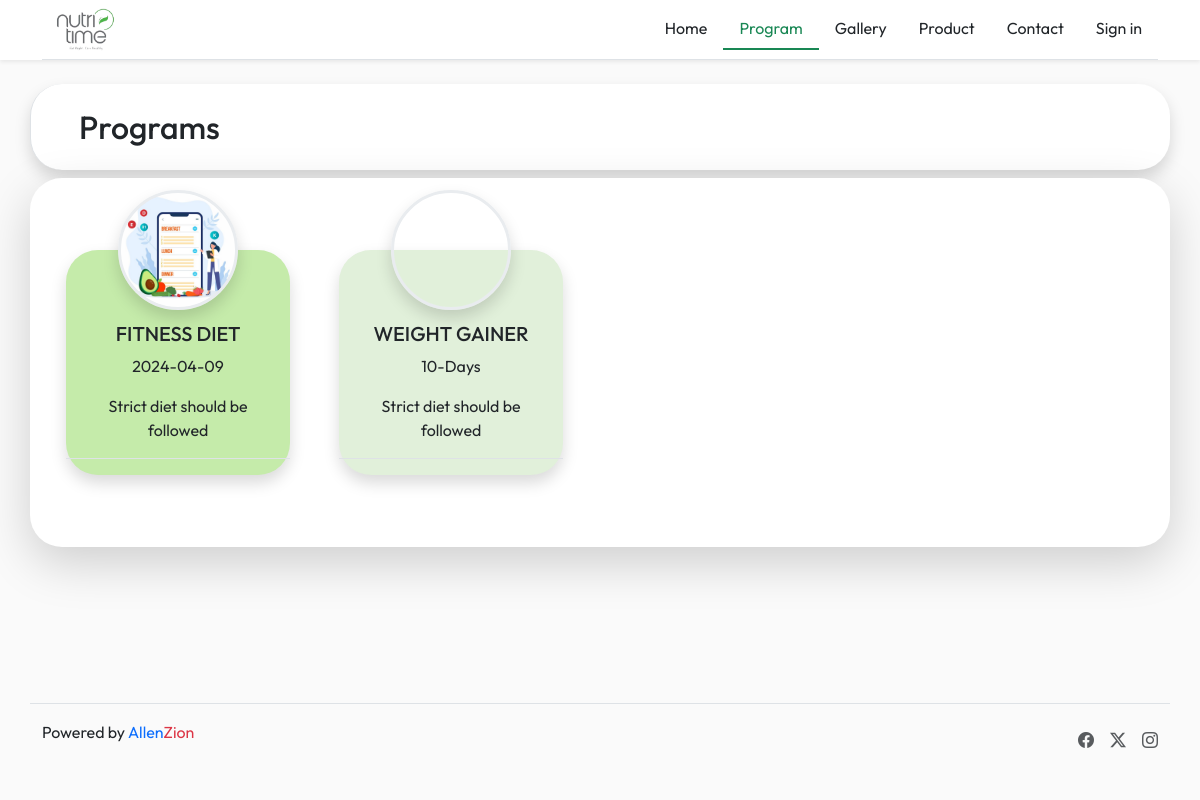
The page /User/pages/program.php on the database as committed earlier.
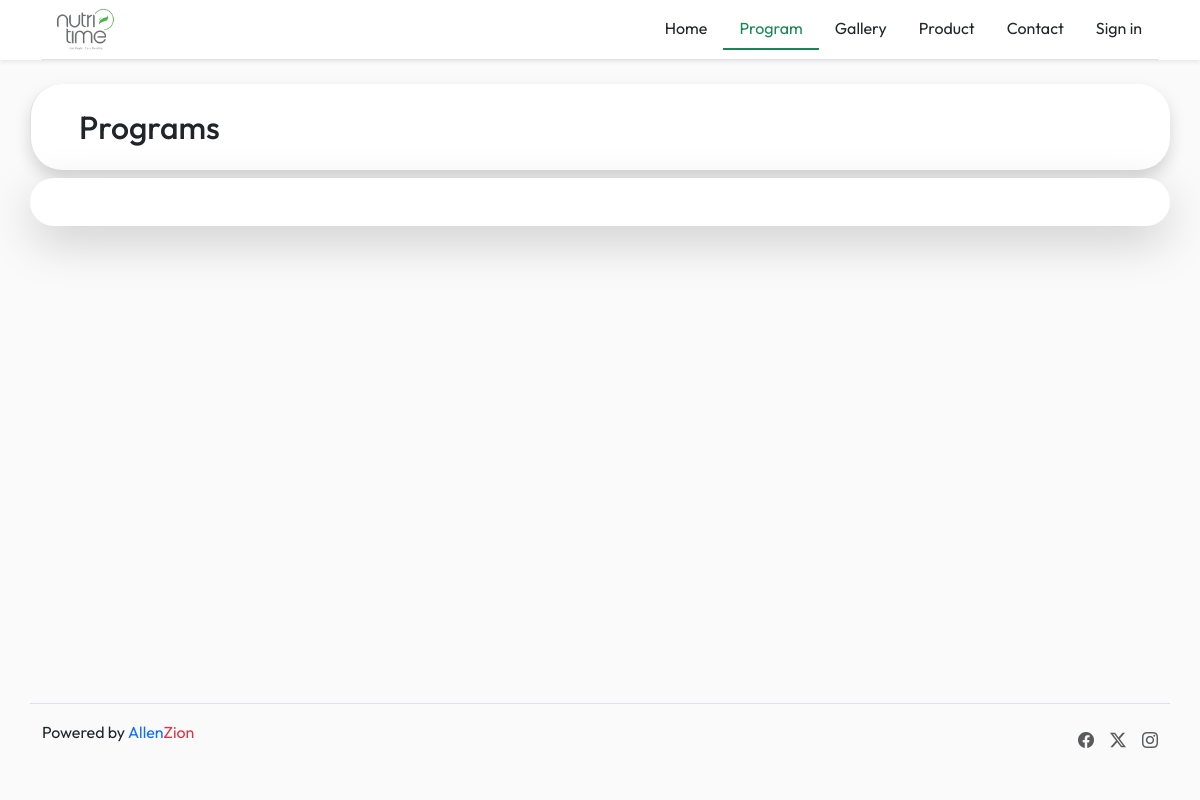
The same page on the database as committed later.
### tables this page shows
CREATE TABLE `program` (
  `program_id` int(11) NOT NULL,
  `program_name` varchar(50) NOT NULL,
  `program_img` varchar(50) NOT NULL,
  `program_date` varchar(50) NOT NULL,
  `program_time` varchar(20) NOT NULL,
  `program_venue` varchar(50) NOT NULL
);

### User/pages/program.php (the view, shortened to what this page needs)
<?php
include './connect.php';
?>
<!DOCTYPE html>
<html lang="en">
<head>
    <link rel="stylesheet" href="../css/style.css">
    <link rel="stylesheet" href="https://cdn.jsdelivr.net/npm/bootstrap@5.3.2/dist/css/bootstrap.min.css">
    <link rel="stylesheet" href="https://cdn.jsdelivr.net/npm/bootstrap-icons@1.11.3/font/bootstrap-icons.min.css">
    <link rel="stylesheet" href="https://cdnjs.cloudflare.com/ajax/libs/font-awesome/5.15.3/css/all.min.css">
</head>
<body>
    <div class="container-fluid bg-white shadow-sm">
        <div class="container">
            <header class="d-flex flex-wrap justify-content-center py-2 mb-4 border-bottom">
                <a href="/" class="d-flex align-items-center mb-3 mb-md-0 me-md-auto link-body-emphasis text-decoration-none">
                    <img src="../images/icon.png" class="icon1 me-2" width="90">
                </a>
                <ul class="nav">
                    <li class="nav-item"><a href="../../index.html" class="nav-link text-dark">Home</a></li>
                    <li class="nav-item"><a href="./program.php" class="nav-link text-success border-bottom border-2 border-success text-success">Program</a></li>
                    <li class="nav-item"><a href="./gallery.php" class="nav-link text-dark">Gallery</a></li>
                    <li class="nav-item"><a href="./product.php" class="nav-link text-dark">Product</a></li>
                    <li class="nav-item"><a href="./contact.php" class="nav-link text-dark">Contact</a></li>
                    <li class="nav-item"><a href="./login.php" class="nav-link text-dark">Sign in</a></li>
                </ul>
            </header>
        </div>
    </div>
    <div class="container">
        <div class="row">
            <div class="h2 py-4 px-5 border-start bg-white rounded-5 shadow">Programs</div>
            <div class="card border-0 shadow-lg rounded-5">
                <div class="row text-center p-4">
                    <?php
                    $colors = array('#C5EBAA', '#E1F0DA', '#EED3D9', '#C6DCBA', '#D4E2D4', '#EEE0C9', '#C2DEDC', '#96B6C5', '#F5F0BB', '#F1F7B5');
                    $sql = mysqli_query($conn, "SELECT * FROM program ORDER BY program_id ");
                    $color_index = 0;
                    while ($row = mysqli_fetch_assoc($sql)) {
                        $index++;
                        $prg_name = $row['program_name'];
                        $prg_img = $row['program_img'];
                        $prg_date = $row['program_date'];
                        $prg_venue = $row['program_venue'];
                        $modal_id = 'exampleModal' . $index;
                        $color = $colors[$color_index % count($colors)];
                        $color_index++;
                    ?>
                        <div class="col-lg-3 col-md col-sm-6 col my-5 ">
                            <div class="card shadow rounded-5 pt-5 border-0 h-100" style="width: 14rem; position: relative; background-color: <?php echo $color; ?>" data-bs-toggle="modal" data-bs-target="#<?php echo $modal_id; ?>">
                                <div class="image-container rounded-circle overflow-hidden border border-3 border-light-subtle shadow z-3 position-absolute" style="width: 120px; height: 120px; margin: auto; top: -60px; left: 0; right: 0; background-image: url('../../Admin/images/program/<?php echo $prg_img; ?>'); background-size: cover; background-position: center;"></div>
                                <div class="card-body pt-4">
                                    <h5 class="card-title text-uppercase"><?php echo $prg_name; ?></h5>
                                    <p class="card-text"><?php echo $prg_date; ?></p>
                                    <p class="card-text"><?php echo $prg_venue; ?></p>
                                </div>
                                <div class="card-footer text-secondary bg-transparent border-top"><?php echo $prg_mode; ?></div>
                            </div>
                        </div>
                    <?php
                    }
                    ?>
                </div>
            </div>
        </div>
    </div>
    <footer class="d-flex flex-wrap container justify-content-between fixed-bottom align-items-center py-3 my-4 border-top">
        <div class="col-md-4 d-flex align-items-center">
            <p>Powered by <a href="https://allenzion.com/" class="text-decoration-none">Allen<span class="text-danger">Zion</span></a></p>
        </div>
        <ul class="nav col-md-4 justify-content-end list-unstyled d-flex">
            <li class="ms-3"><a class="text-body-secondary" href="#"><i class="bi bi-facebook" width="24" height="24"></i></a></li>
            <li class="ms-3"><a class="text-body-secondary" href="#"><i class="bi bi-twitter-x" width="24" height="24"></i></a></li>
            <li class="ms-3"><a class="text-body-secondary" target="_blank" href="https://www.instagram.com/nutritimenutritionclub/"><i class="bi bi-instagram" width="24" height="24"></i></a></li>
        </ul>
    </footer>
</body>
</html>

### User/pages/program.php (style rules this page uses)
body { background-color: rgb(250, 250, 250); font-family: "Outfit", sans-serif; }

Rows that differ between the two databases and show on the page:
removed program: program_img (picture), program_name "FITNESS DIET", program_date "2024-04-09", program_venue "Strict diet should be followed"
removed program: program_name "WEIGHT GAINER", program_date "10-Days", program_venue "Strict diet should be followed"
